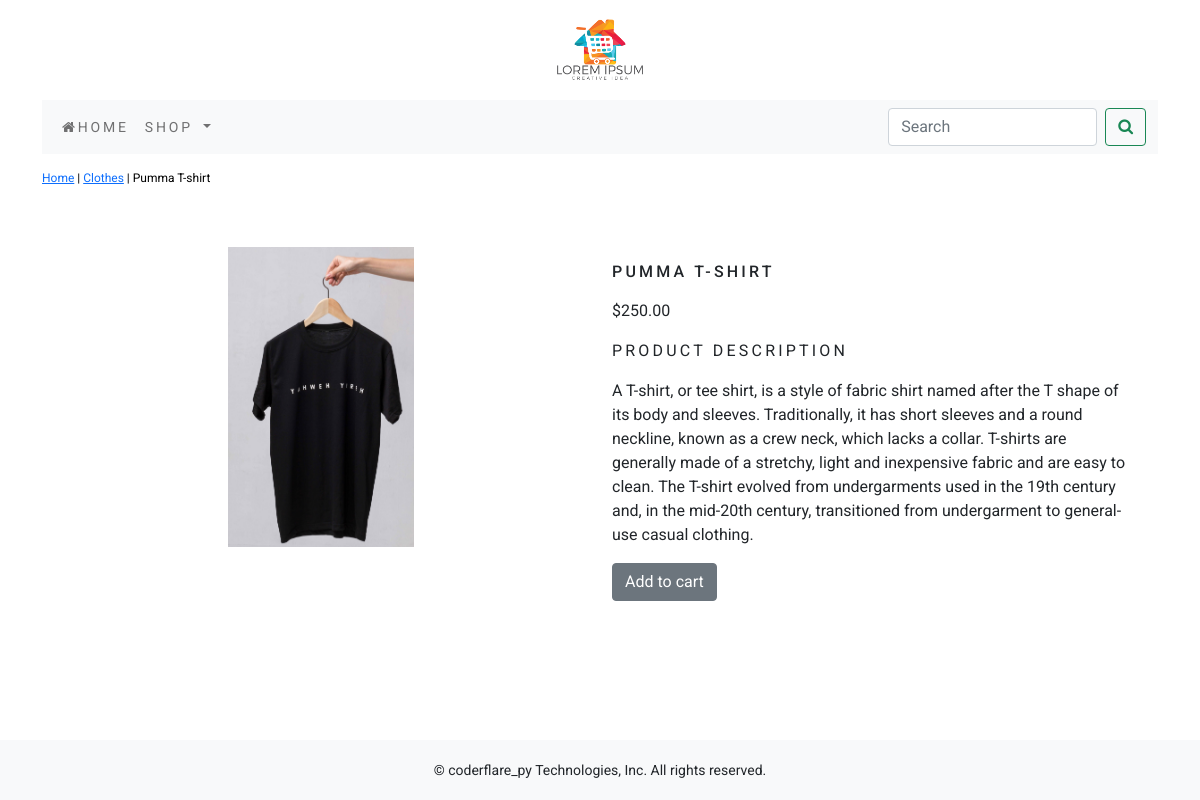
The page /shop/clothes/t-shirt on the database its author committed.
### apps/shop/models.py (models this page shows, shortened)
class Product(models.Model):
    name = models.CharField(max_length=255, unique=True)
    slug = models.SlugField(max_length=255, unique=True)
    description = models.TextField(blank=True)
    price = models.DecimalField(max_digits=10,decimal_places=2)
    category = models.ForeignKey(Category, on_delete=models.CASCADE)
    image = models.ImageField(upload_to='products')
    stock = models.IntegerField()
    available = models.BooleanField(default=True)
    created = models.DateTimeField(auto_now_add=True)
    updated = models.DateTimeField(auto_now=True)
    class Meta:
        ordering = ('name',)
        verbose_name = 'products'
        verbose_name_plural = 'products'

class Category(models.Model):
    name = models.CharField(max_length=255, unique=True)
    slug = models.SlugField(max_length=255, unique=True)
    description = models.TextField(blank=True)
    image = models.ImageField(upload_to='category.jpg')
    class Meta:
        ordering = ('name',)
        verbose_name = 'category'
        verbose_name_plural = 'categories'
    def __str__(self):
        return '{}'.format(self.name)
    def get_url(self):
        return reverse('shop:products_by_category',args=[self.slug])

### apps/shop/views.py (the view)
# urls.py: path('<slug:c_slug>/<slug:product_slug>',views.prodDetail, name="product_category_detail"),
def prodDetail(request,c_slug,product_slug):
    try:
        product = Product.objects.get(category__slug=c_slug, slug=product_slug)
    except Exception as e:
        raise e
    return render(request,'product.html', {'product': product})

### apps/cart/context_processors.py (called while the page is built)
def counters(request):
    item_count = 0
    if 'admin' in request.path:
        return {}
    else:
        try:
            cart = Cart.objects.filter(cart_id=_cart_id(request))
            cart_items = CartItem.objects.all().filter(cart=cart[:1])
            for cart_item in cart_items:
                item_count += cart_item.quantity
        except Cart.DoesNotExist:
            item_count = 0
    return dict(item_count=item_count)

### apps/cart/views.py (called while the page is built)
def _cart_id(request):
    cart = request.session.session_key
    if not cart:
        cart = request.session.create()
    return cart

### apps/shop/context_processors.py (called while the page is built)
def menu_links(request):
    links = Category.objects.all()
    return dict(links=links)

### templates/product.html (shortened to what this page needs)
{% extends 'app.html' %}
{% load static %}
{% block content %}
        <div class="row my_prod_row_class">
            <div class="mx_auto">
                <p><a href="{% url 'shop:allProductCat' %}">Home</a> | <a href="{{product.category.get_url}}" >{{product.category}}</a> | {{product.name}} </p>
            </div>
        </div>
<div class="container">
<br>
    <div class="row">
        <div class="col-12 col-md-12 col-lg-6 sol-sm-12 text-center">
            <div style="min-width:18rem;">
                <img src="{{product.image.url}}" alt="{{product.name}}" width="35%" height="300px" >
            </div>
        </div>
        <div class="col-12 col-md-12 col-lg-6 sol-sm-12">
            <div>
                <h1 class="my_prod_title">{{product.name}}</h1>
                <p>${{product.price}}</p>
                <p class="my_title">Product Description</p>
                <p class="text-justify my_prod_text">{{product.description}}</p>
                {% if product.stock <= 0 %}
                    <p class="text-justify my_prod_text"><b>Out of stock</b><p>
                {% else %}
                    <a href="{% url 'cart:add_cart' product.id %}" class="btn btn-secondary">Add to cart</a>
                {% endif %}
            </div>
        </div>
    </div>
</div>
{% endblock  %}

### static/css/custom.css (style rules this page uses)
body { font-family: 'Roboto', sans-serif; }
.my_title { font-size: 16px; text-transform: uppercase; letter-spacing: .2em; }
.my_prod_row_class { padding-top: 15px; padding-bottom: 20px; }
.my_prod_row_class .mx_auto { color: #000; font-size: 12px; text-decoration: none; }
.my_prod_title { font-size: 16px; text-transform: uppercase; letter-spacing: .2em; padding-top: 15px; padding-bottom: 10px; }
.my_prod_text { padding-right: 20px; }

### rows shown on the page
Product: category "Clothes", name "Pumma T-shirt", image (picture), name "PUMMA T-SHIRT", price "250.00", description "A T-shirt, or tee shirt, is a style of fabric shirt named after the T shape of its body and sleeves. Traditionally, it has short sleeves and a round neckline, known as a crew neck, which lacks a collar. T-shirts are generally made of a stretchy, light and inexpensive fabric and are easy to clean. The T-shirt evolved from undergarments used in the 19th century and, in the mid-20th century, transitioned from undergarment to general-use casual clothing."
